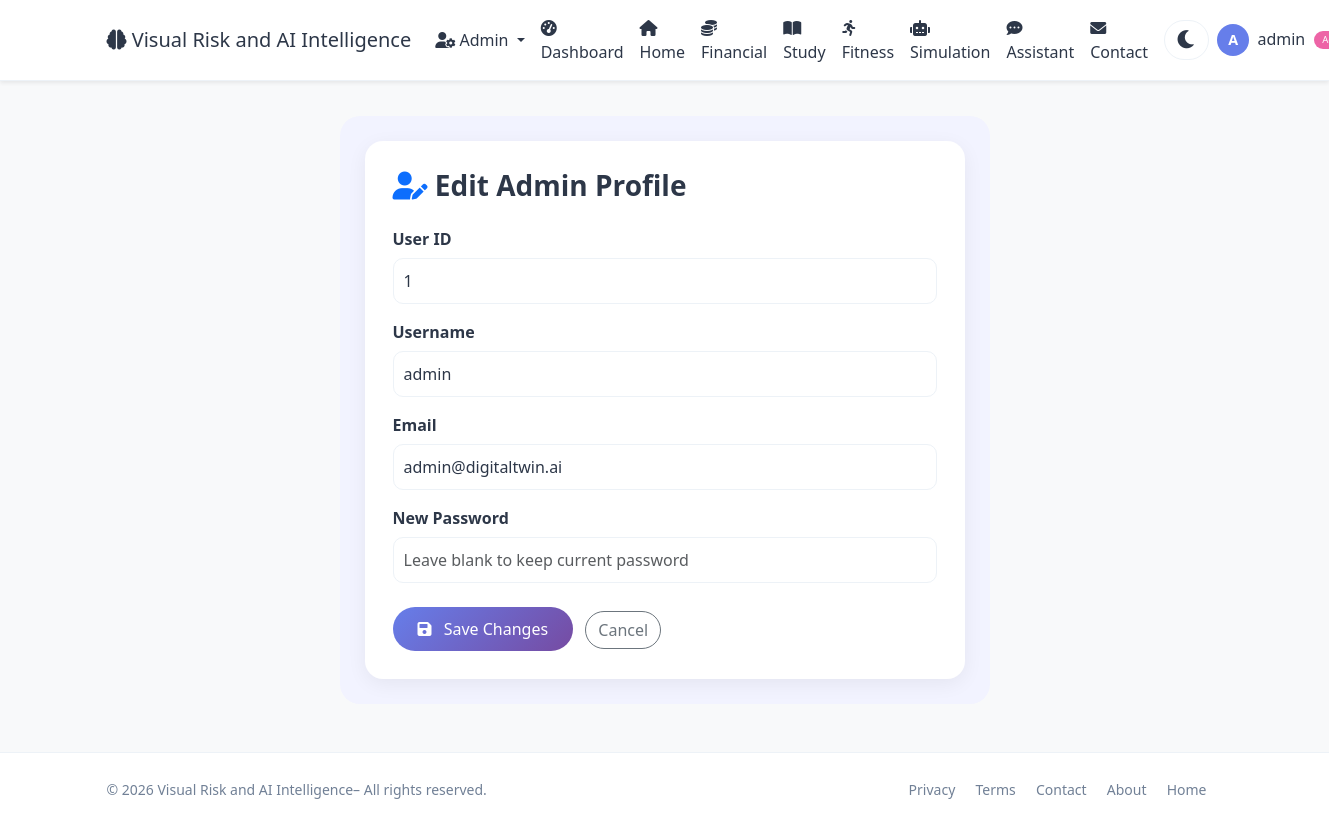
The app's page /admin/edit-profile (signed in) with its own data.
### app.py (models this page shows, shortened)
class User(UserMixin, db.Model):
    id = db.Column(db.Integer, primary_key=True)
    username = db.Column(db.String(80), unique=True, nullable=False)
    email = db.Column(db.String(120), unique=True, nullable=False)
    password_hash = db.Column(db.String(200), nullable=False)
    age = db.Column(db.Integer, default=25)
    occupation = db.Column(db.String(100), default='Student')
    monthly_income = db.Column(db.Float, default=50000)
    monthly_expenses = db.Column(db.Float, default=35000)
    savings = db.Column(db.Float, default=100000)
    study_hours_per_week = db.Column(db.Float, default=20)
    fitness_hours_per_week = db.Column(db.Float, default=5)
    sleep_hours_per_day = db.Column(db.Float, default=7)
    created_at = db.Column(db.DateTime, default=datetime.utcnow)
    is_admin = db.Column(db.Boolean, default=False)
    transactions = db.relationship(
        'Transaction', backref='user', lazy=True
    )
    study_logs = db.relationship(
        'StudyLog', backref='user', lazy=True
    )
    fitness_logs = db.relationship(
        'FitnessLog', backref='user', lazy=True
    )
    goals = db.relationship(
        'Goal', backref='user', lazy=True
    )

### app.py (the view, shortened to what this page needs)
@app.route('/admin/edit-profile', methods=['GET', 'POST'])
@login_required
def admin_edit_profile():
    if not current_user.is_admin:
        flash('Admin access required.', 'danger')
        return redirect(url_for('user_dashboard'))
    return render_template(
        'admin/edit_profile.html',
        user=current_user
    )

### app.py (called while the page is built)
@app.context_processor
def utility_processor():
    return dict(datetime=datetime)

@login_manager.user_loader
def load_user(user_id):
    return User.query.get(int(user_id))

### Templates/admin/edit_profile.html (shortened to what this page needs)
{% extends "base.html" %}
{% block content %}
<div class="container edit-wrapper">
    <div class="edit-card">
        <h3 class="fw-bold mb-4">
            <i class="fas fa-user-edit text-primary"></i>
            Edit Admin Profile
        </h3>
        <form method="POST">
            <div class="mb-3">
                <label>User ID</label>
                <input type="text" class="form-control"
                       value="{{ user.id }}" disabled>
            </div>
            <div class="mb-3">
                <label>Username</label>
                <input type="text" name="username"
                       class="form-control"
                       value="{{ user.username }}" required>
            </div>
            <div class="mb-3">
                <label>Email</label>
                <input type="email" name="email"
                       class="form-control"
                       value="{{ user.email }}" required>
            </div>
            <div class="mb-4">
                <label>New Password</label>
                <input type="password" name="password"
                       class="form-control"
                       minlength="8"
                       placeholder="Leave blank to keep current password">
            </div>
            <button type="submit" class="save-btn">
                <i class="fas fa-save me-2"></i>
                Save Changes
            </button>
            <a href="{{ url_for('admin_profile') }}"
               class="btn btn-outline-secondary rounded-pill ms-2">
                Cancel
            </a>
        </form>
    </div>
</div>
{% endblock %}

### Templates/base.html (shortened to what this page needs)
<!DOCTYPE html>
<html lang="en" data-theme="light">
<head>
    <link href="https://cdn.jsdelivr.net/npm/bootstrap@5.3.0/dist/css/bootstrap.min.css" rel="stylesheet">
    <link rel="stylesheet" href="https://cdnjs.cloudflare.com/ajax/libs/font-awesome/6.0.0/css/all.min.css">
</head>
<body>
    <nav class="navbar navbar-expand-lg navbar-light bg-white shadow-sm">
        <div class="container">
            <a class="navbar-brand" href="{{ url_for('index') }}">
                <i class="fas fa-brain"></i> Visual Risk and AI Intelligence
            </a>
            <div class="collapse navbar-collapse" id="navbarNav">
                <ul class="navbar-nav ms-auto align-items-lg-center">
                    {% if current_user.is_authenticated %}
                        {% if current_user.is_admin %}
                            <li class="nav-item dropdown">
                                <a class="nav-link dropdown-toggle" href="#" id="adminDropdown" role="button" data-bs-toggle="dropdown">
                                    <i class="fas fa-user-cog"></i> Admin
                                </a>
                            </li>
                        {% endif %}
                        <li class="nav-item">
                            <a class="nav-link" href="{{ url_for('user_dashboard') }}">
                                <i class="fas fa-tachometer-alt me-1"></i>Dashboard
                            </a>
                        </li>
                    <li class="nav-item">
                            <a class="nav-link" href="{{ url_for('index') }}">
                                <i class="fas fa-home"></i>Home
                            </a>
                        </li>
                        <li class="nav-item">
                            <a class="nav-link" href="{{ url_for('user_financial') }}">
                                <i class="fas fa-coins me-1"></i>Financial
                            </a>
                        </li>
                        <li class="nav-item">
                            <a class="nav-link" href="{{ url_for('user_study') }}">
                                <i class="fas fa-book-open me-1"></i>Study
                            </a>
                        </li>
                        <li class="nav-item">
                            <a class="nav-link" href="{{ url_for('user_fitness') }}">
                                <i class="fas fa-running me-1"></i>Fitness
                            </a>
                        </li>
                        <li class="nav-item">
                            <a class="nav-link" href="{{ url_for('user_simulation') }}">
                                <i class="fas fa-robot me-1"></i>Simulation
                            </a>
                        </li>
                        <li class="nav-item">
                            <a class="nav-link" href="{{ url_for('user_assistant') }}">
                                <i class="fas fa-comment-dots me-1"></i>Assistant
                            </a>
                        </li>
                    <li class="nav-item">
    <a class="nav-link" href="{{ url_for('contact') }}">
        <i class="fas fa-envelope me-1"></i>Contact
    </a>
</li>
                        <li class="nav-item">
                            <button class="theme-toggle" id="themeToggle" aria-label="Toggle theme">
                                <i class="fas fa-moon"></i>
                            </button>
                        </li>
                        <li class="nav-item dropdown">
                            <a class="nav-link dropdown-toggle" href="#" id="userDropdown" role="button" data-bs-toggle="dropdown">
                                <span class="user-avatar">{{ current_user.username[0]|upper }}</span>
                                <span class="ms-1">{{ current_user.username }}</span>
                                {% if current_user.is_admin %}
                                    <span class="admin-badge">Admin</span>
                                {% endif %}
                            </a>
                        </li>
                    {% endif %}
                </ul>
            </div>
        </div>
    </nav>
    {% block content %}{% endblock %}
    <footer class="mt-5 py-4 bg-light border-top">
        <div class="container">
            <div class="row align-items-center">
                <div class="col-md-6 text-center text-md-start">
                    <span class="text-muted small">© 2026 Visual Risk and AI Intelligence– All rights reserved.</span>
                </div>
                <div class="col-md-6 text-center text-md-end">
                    <a href="{{ url_for('privacy') }}" class="text-muted text-decoration-none me-3 small">Privacy</a>
                    <a href="{{ url_for('terms') }}" class="text-muted text-decoration-none me-3 small">Terms</a>
                    <a href="{{ url_for('contact') }}" class="text-muted text-decoration-none me-3 small">Contact</a>
                    <a href="{{ url_for('about') }}" class="text-muted text-decoration-none me-3 small">About</a>
                    <a href="{{ url_for('index') }}" class="text-muted text-decoration-none me-3 small">Home</a>
                </div>
            </div>
        </div>
    </footer>
</body>
</html>

### Templates/base.html (style rules this page uses)
:root { --bg-body: #f8f9fa; --bg-navbar: #ffffff; --bg-card: #ffffff; --text-primary: #2d3748; --text-muted: #718096; --border-color: #edf2f7; --shadow: 0 4px 20px rgba(0,0,0,0.06); --glass-bg: rgba(255,255,255,0.6); --glass-border: rgba(255,255,255,0.25); --accent: #667eea; --accent-gradient: linear-gradient(135deg, #667eea, #764ba2); --bg-input: #ffffff; --bg-light: #f7fafc; --bg-wrapper: #f0f4ff; --bg-hero: linear-gradient(135deg, #667eea 0%, #764ba2 100%); --dropdown-bg: #ffffff; --dropdown-text: #2d3748; --btn-bg: #667eea; --btn-hover: #5a6fd6; --badge-bg: #edf2f7; --badge-text: #4a5568; --progress-bg: #edf2f7; --progress-fill: linear-gradient(90deg, #667eea, #764ba2); }
body { background: var(--bg-body) !important; color: var(--text-primary) !important; font-family: 'Segoe UI', Tahoma, Geneva, Verdana, sans-serif; transition: background 0.3s, color 0.3s; }
.navbar { background: var(--bg-navbar) !important; border-bottom: 1px solid var(--border-color); }
.navbar-brand, .nav-link { color: var(--text-primary) !important; }
.bg-light, .bg-white { background: var(--bg-card) !important; }
.text-muted { color: var(--text-muted) !important; }
.form-control, .form-select { background: var(--bg-input) !important; color: var(--text-primary) !important; border-color: var(--border-color) !important; }
.border-top, .border-bottom { border-color: var(--border-color) !important; }
.theme-toggle { background: transparent; border: none; font-size: 1.3rem; color: var(--text-primary); cursor: pointer; transition: transform 0.3s; padding: 0.2rem 0.7rem; border-radius: 30px; background: var(--bg-input); margin-left: 0.5rem; border: 1px solid var(--border-color); }
.user-avatar { width: 32px; height: 32px; border-radius: 50%; background: var(--accent); color: white; display: inline-flex; align-items: center; justify-content: center; font-weight: 600; font-size: 0.9rem; }
.admin-badge { font-size: 0.6rem; background: #ed64a6; color: white; padding: 0.15rem 0.5rem; border-radius: 30px; margin-left: 0.3rem; vertical-align: middle; }

### Templates/admin/edit_profile.html (style rules this page uses)
.edit-wrapper { max-width: 650px; margin: 35px auto; padding: 25px; background: #f2f3ff; border-radius: 20px; }
.edit-card { background: white; padding: 28px; border-radius: 18px; box-shadow: 0 5px 20px rgba(0,0,0,.06); }
.edit-card label { font-weight: 600; margin-bottom: 7px; }
.edit-card .form-control { padding: 10px; border-radius: 10px; }
.save-btn { background: linear-gradient(135deg,#667eea,#764ba2); color: white; border: none; border-radius: 25px; padding: 10px 25px; }

### records on screen
User: username "A", username "admin", id "1", email "admin@digitaltwin.ai"
